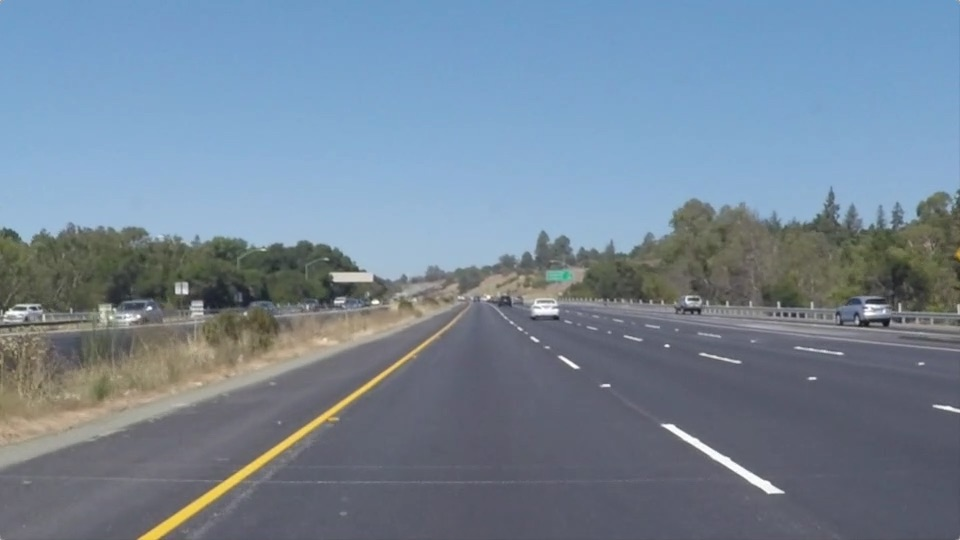
#> input picture picture/lane.jpg, 960 x 540 px
$ jupyter execute fit.ipynb
#> lines starting #> are read from the running program, lines starting #| are printed output that depends on the picture; after the words box and inside, x2 and y2 are one past the last pixel; in counts of white or black regions, pixels touching at a corner belong together
[cell 1]
import numpy as np
import matplotlib.pyplot  as plt
import cv2
import os

[cell 2]
# 生成示例数据
x = np.linspace(0, 10, 50)
y = 3 * x**2 + 2 * x + 1 + np.random.normal(0, 10, size=x.shape)

# 使用numpy.polyfit进行二次多项式拟合
coefficients = np.polyfit(x, y, 2)

# 生成拟合曲线
p = np.poly1d(coefficients)
y_fit = p(x)

# 绘制原始数据和拟合曲线
plt.scatter(x, y, label='Data')
plt.plot(x, y_fit, color='red', label='Fitted curve')
plt.legend()
plt.show()
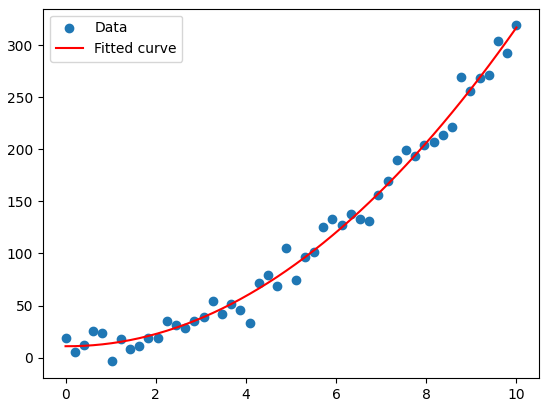
#> figure drawn by matplotlib, 1 panel; curve peaks at x = 10, y = 316.9

[cell 3]
x = np.linspace(0, 6, 100)
y = np.exp(x) + np.random.normal(0, 10, size=x.shape)
fit_out = np.polyfit(x, y, 5) # 阶次越高 拟合越准
p = np.poly1d(fit_out)
y_fit = p(x)

plt.scatter(x, y)
plt.plot(x, y_fit, color='red')
plt.show()
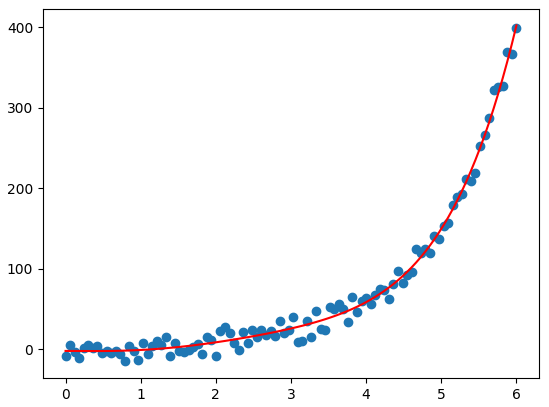
#> figure drawn by matplotlib, 1 panel; curve peaks at x = 6, y = 402.2

[cell 4]
path = os.getcwd()
img_path = os.path.join(path, "picture", "lane.jpg")
print(img_path)
img = cv2.imread(img_path)
#> img is the input picture: shape (540, 960, 3); mean B, G, R 150.8, 133.6, 116.5
img_gray = cv2.cvtColor(img, cv2.COLOR_RGB2GRAY)
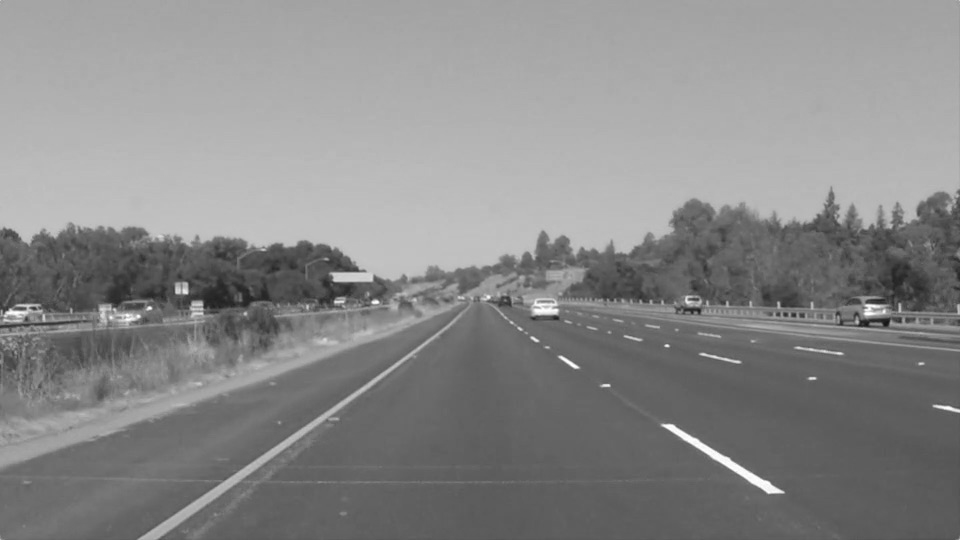
#> img_gray: shape (540, 960); min 20, max 255, mean 136.8
ret, img_thr = cv2.threshold(img_gray, 150, 255, cv2.THRESH_BINARY)
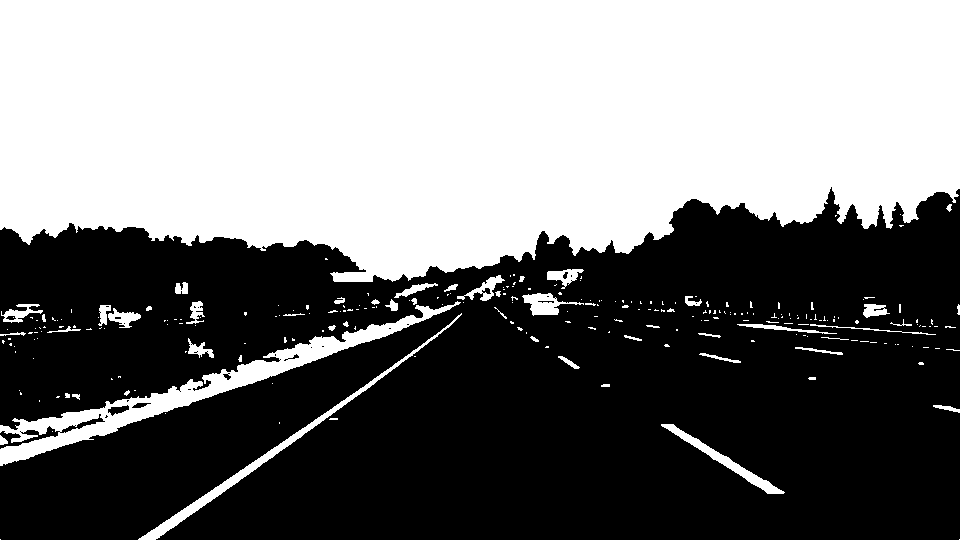
#> img_thr: shape (540, 960); 47.4% white; 252 white regions (198 under 20 px), largest, box (x1, y1, x2, y2) and area: (0, 0, 960, 282) 227495, (0, 301, 461, 466) 8895, (138, 313, 462, 540) 2345
img_RGB = cv2.cvtColor(img_thr, cv2.COLOR_GRAY2BGR)
points = np.array([[399, 340], [564, 340], [885, img.shape[0]], [120, img.shape[0]]])
img_black = np.zeros((img.shape[0], img.shape[1]), dtype=np.uint8)
mask_img = cv2.fillPoly(img_black, [points], [255])
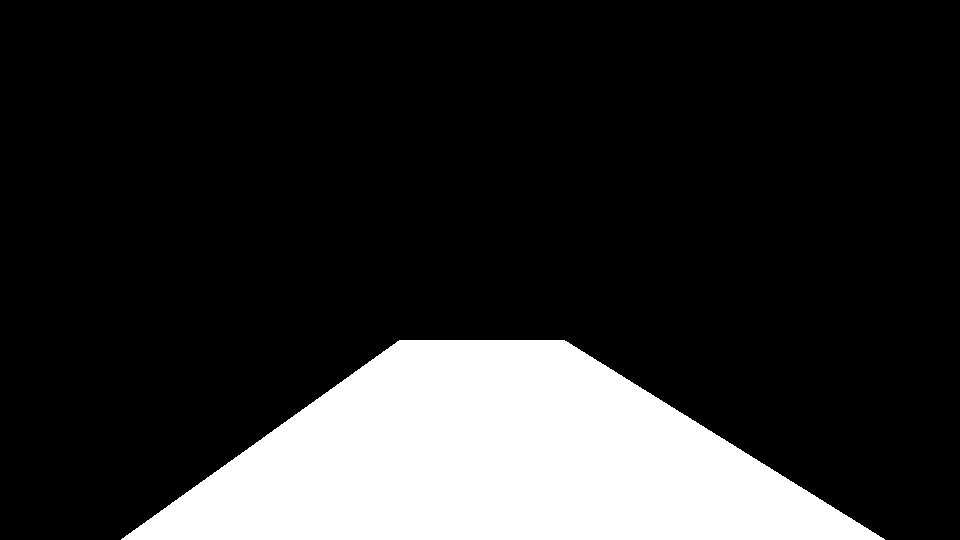
#> img_black: shape (540, 960); 18% white; 1 white region, box (x1, y1, x2, y2) and area: (121, 340, 885, 540) 93100
img_bit_add = cv2.bitwise_and(img_thr,img_thr,mask=mask_img)
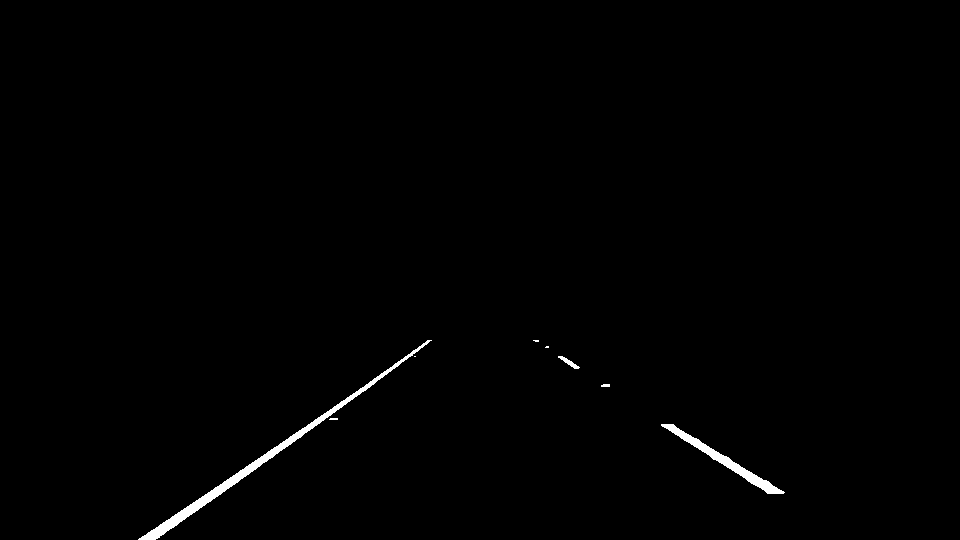
#> img_bit_add: shape (540, 960); 0.68% white; 8 white regions (4 under 20 px)
contours, n = cv2.findContours(img_bit_add, cv2.RETR_TREE, cv2.CHAIN_APPROX_SIMPLE)
#> contours = 8 contours, 5 with area under 20; largest, box (x1, y1, x2, y2) and area: (138, 340, 432, 540) 1956, (661, 424, 785, 494) 982, (558, 356, 580, 369) 68; n = [[1, -1, -1, -1], [2, 0, -1, -1], [3, 1, -1, -1], [4, 2, -1, -1], [5, 3, -1, -1], [6, 4, -1, -1], [7, 5, -1, -1], [-1, 6, -1, -1]]

cv2.drawContours(img_RGB, contours, -1, (0, 255, 0), 2)
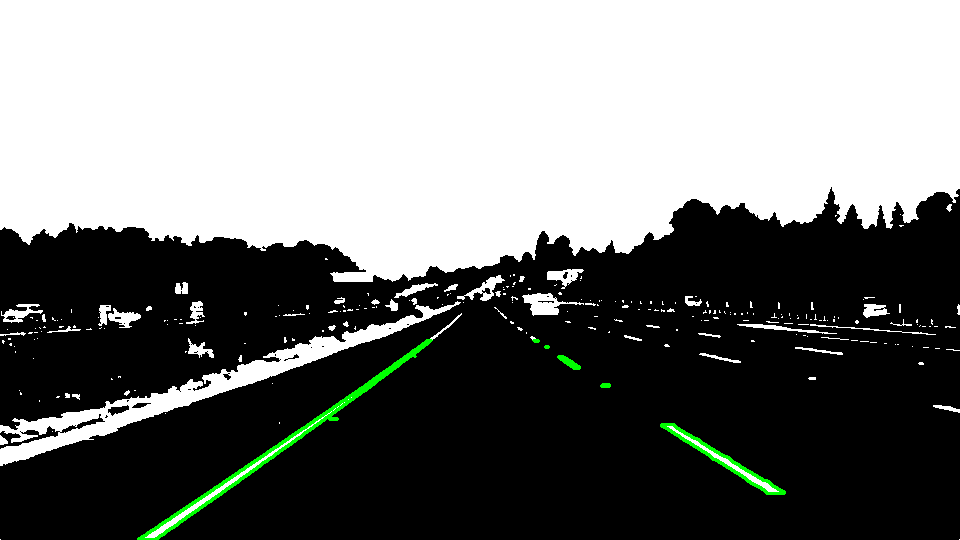
#> img_RGB: shape (540, 960, 3); mean B, G, R 119.9, 121.7, 119.9

contour_x = []
contour_y = []

for contour in contours:
    for con in contour:
        # print(con[0,0])
        contour_x.append(con[0,0])
        contour_y.append(con[0,1])
#> this loop made 8 passes
#> contour on passes 2, 5, 6: [[330, 418], [329, 419], [337, 419], [337, 418]], [[414, 356], [415, 356]], [[546, 346], [545, 347], [548, 347], [548, 346]]
#> after the loop, contour_x = 549 values, max 784 at index 78, min 138 at index 387, mean 431.1; contour_y = 549 values, max 539 at index 387, min 340 at index 201, mean 441.7

plt.figure(1)
plt.imshow(img_RGB, cmap=None)
plt.show()

plt.figure(2)
plt.scatter(contour_x, [500 - x for x in contour_y])
plt.xlim(0, img.shape[1])
plt.ylim(0, img.shape[0])
plt.show()
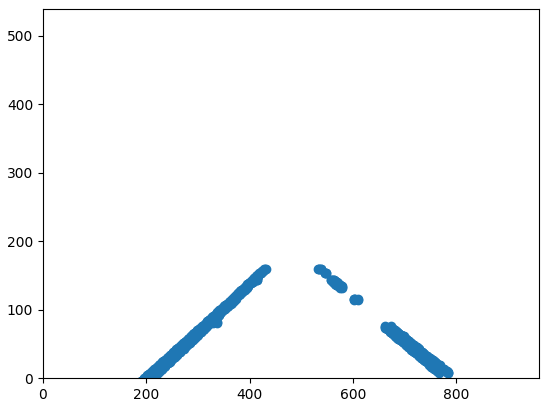
#> figure drawn by matplotlib, 1 panel
